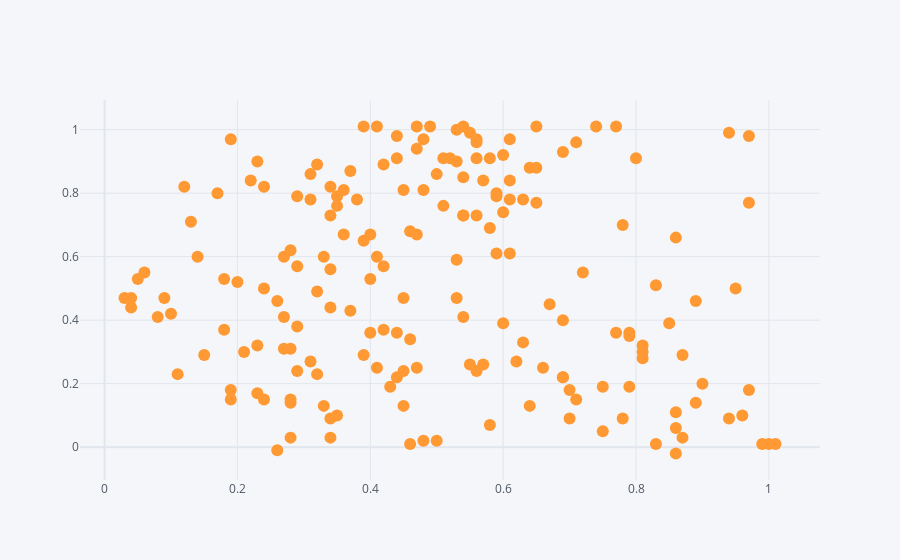

Notebook source saved alongside this figure:
### Markdown cell above
### Compare with location of passes by "Home" team, first period

### Code cell
df1.loc[lambda df: (df['Team'] == 'Home') & (df['Period'] == 1) & (df['Type'] == 'PASS'), :] \
   .iplot(kind="scatter",x = "Start X", y = "Start Y", mode = "markers")

### Figure 1 — Plotly figure (JSON) as saved in the notebook; plotly's stock layout.template omitted (floating-point values rounded to 4 significant figures; data arrays with more than 128 entries replaced by an {"elided": "..."} marker saying what was removed)
{"data": [{"line": {"color": "rgba(255, 153, 51, 1.0)", "dash": "solid", "shape": "linear", "width": 1.3}, "marker": {"size": 12, "symbol": "circle"}, "mode": "markers", "name": "Start Y", "text": "", "type": "scatter", "x": {"elided": "187 float values"}, "y": {"elided": "187 float values"}}], "layout": {"legend": {"bgcolor": "#F5F6F9", "font": {"color": "#4D5663"}}, "paper_bgcolor": "#F5F6F9", "plot_bgcolor": "#F5F6F9", "title": {"font": {"color": "#4D5663"}}, "xaxis": {"gridcolor": "#E1E5ED", "showgrid": true, "tickfont": {"color": "#4D5663"}, "title": {"font": {"color": "#4D5663"}, "text": ""}, "zerolinecolor": "#E1E5ED"}, "yaxis": {"gridcolor": "#E1E5ED", "showgrid": true, "tickfont": {"color": "#4D5663"}, "title": {"font": {"color": "#4D5663"}, "text": ""}, "zerolinecolor": "#E1E5ED"}}}
